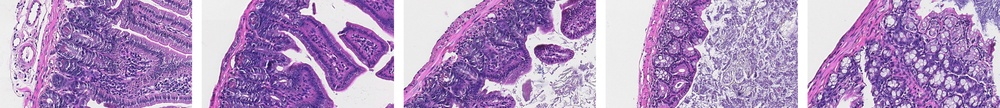
#> input picture 一些探索/病理探究/input_images/7769ba03d99521471e2df769214e7117.jpg, 1000 x 108 px, shrunk from 5159 x 558 before the run; its folder holds only this picture in this run
$ python pathology_analyzer.py
#> lines starting #> are read from the running program, lines starting #| are printed output that depends on the picture; after the words box and inside, x2 and y2 are one past the last pixel; in counts of white or black regions, pixels touching at a corner belong together
"""
病理图像炎症区域检测和标注工具
Pathology Image Inflammation Detection and Annotation Tool
"""

import cv2
import numpy as np
import os
from pathlib import Path
import matplotlib.pyplot as plt


class PathologyAnalyzer:
    def __init__(self, input_folder="input_images", output_folder="output_images"):
        """
        初始化病理分析器

        Args:
            input_folder: 输入图像文件夹路径
            output_folder: 输出图像文件夹路径
        """
        self.input_folder = Path(input_folder)
        self.output_folder = Path(output_folder)
        self.output_folder.mkdir(exist_ok=True)

    def detect_inflammation_regions(self, image):
        """
        检测炎症区域
        基于颜色和纹理特征识别可能的炎症损伤区域

        病理学特征：
        - 炎症区域通常呈现深紫色/紫红色（细胞密集）
        - 组织结构破坏、细胞浸润
        - 核密度增加

        Args:
            image: BGR格式的输入图像

        Returns:
            mask: 二值化的炎症区域掩码
            intensity_map: 炎症强度热图
        """
        # 转换到HSV色彩空间，更好地分析颜色
        hsv = cv2.cvtColor(image, cv2.COLOR_BGR2HSV)

        # 定义紫色/紫红色范围（炎症细胞密集区域）
        # 调整这些参数可以优化检测效果
        lower_purple1 = np.array([120, 30, 30])
        upper_purple1 = np.array([160, 255, 255])

        lower_purple2 = np.array([140, 50, 50])
        upper_purple2 = np.array([180, 255, 200])

        # 创建紫色区域掩码
        mask1 = cv2.inRange(hsv, lower_purple1, upper_purple1)
        mask2 = cv2.inRange(hsv, lower_purple2, upper_purple2)
        purple_mask = cv2.bitwise_or(mask1, mask2)

        # 转换到灰度图，分析密度
        gray = cv2.cvtColor(image, cv2.COLOR_BGR2GRAY)

        # 检测暗色区域（高密度细胞区域）
        _, dark_mask = cv2.threshold(gray, 180, 255, cv2.THRESH_BINARY_INV)

        # 结合颜色和密度信息
        combined_mask = cv2.bitwise_and(purple_mask, dark_mask)

        # 形态学操作去除噪声
        kernel = np.ones((5, 5), np.uint8)
        combined_mask = cv2.morphologyEx(combined_mask, cv2.MORPH_CLOSE, kernel)
        combined_mask = cv2.morphologyEx(combined_mask, cv2.MORPH_OPEN, kernel)

        # 计算炎症强度（基于颜色深度和区域大小）
        intensity_map = cv2.GaussianBlur(combined_mask.astype(np.float32), (21, 21), 0)

        return combined_mask, intensity_map

    def find_severe_regions(self, mask, intensity_map, min_area=500):
        """
        找出严重炎症区域的中心点

        Args:
            mask: 炎症区域掩码
            intensity_map: 炎症强度图
            min_area: 最小区域面积阈值

        Returns:
            centers: 严重炎症区域的中心点列表 [(x, y, severity), ...]
        """
        # 查找连通区域
        num_labels, labels, stats, centroids = cv2.connectedComponentsWithStats(mask, connectivity=8)

        centers = []
        for i in range(1, num_labels):  # 跳过背景（标签0）
            area = stats[i, cv2.CC_STAT_AREA]

            if area > min_area:
                x, y = int(centroids[i][0]), int(centroids[i][1])

                # 计算该区域的平均炎症强度
                region_mask = (labels == i).astype(np.uint8)
                severity = cv2.mean(intensity_map, mask=region_mask)[0]

                centers.append((x, y, severity, area))

        # 按严重程度排序
        centers.sort(key=lambda x: x[2] * x[3], reverse=True)

        return centers

    def draw_custom_arrow(self, image, start_point, end_point, color, thickness=2):
        """
        绘制自定义的医学风格箭头（类似病理图中的标注箭头）

        Args:
            image: 图像
            start_point: 箭头起点 (x, y)
            end_point: 箭头终点 (x, y)
            color: 颜色 BGR
            thickness: 线条粗细
        """
        # 计算箭头方向
        dx = end_point[0] - start_point[0]
        dy = end_point[1] - start_point[1]
        angle = np.arctan2(dy, dx)

        # 箭头长度
        arrow_length = np.sqrt(dx**2 + dy**2)

        # 绘制箭头主干（实心线）
        cv2.line(image, start_point, end_point, color, thickness, cv2.LINE_AA)

        # 箭头头部参数
        arrow_head_length = min(20, arrow_length * 0.3)  # 箭头头部长度
        arrow_head_width = 12  # 箭头头部宽度

        # 计算箭头头部的三个顶点
        # 箭头尖端就是终点
        tip = end_point

        # 左侧点
        left_x = int(end_point[0] - arrow_head_length * np.cos(angle) - arrow_head_width/2 * np.sin(angle))
        left_y = int(end_point[1] - arrow_head_length * np.sin(angle) + arrow_head_width/2 * np.cos(angle))

        # 右侧点
        right_x = int(end_point[0] - arrow_head_length * np.cos(angle) + arrow_head_width/2 * np.sin(angle))
        right_y = int(end_point[1] - arrow_head_length * np.sin(angle) - arrow_head_width/2 * np.cos(angle))

        # 绘制实心三角形箭头头部
        arrow_head_points = np.array([tip, (left_x, left_y), (right_x, right_y)], dtype=np.int32)
        cv2.fillPoly(image, [arrow_head_points], color, cv2.LINE_AA)

    def draw_arrows(self, image, centers, max_arrows=3):
        """
        在图像上绘制指向炎症区域的红色箭头（医学病理图风格）

        Args:
            image: 原始图像
            centers: 炎症中心点列表
            max_arrows: 最多绘制的箭头数量

        Returns:
            annotated_image: 标注后的图像
        """
        annotated = image.copy()
        h, w = image.shape[:2]

        # 只标注最严重的几个区域
        for idx, (x, y, severity, area) in enumerate(centers[:max_arrows]):
            # 计算箭头起点（紧凑型，短箭头，靠近目标）
            # 根据区域位置选择合适的箭头方向
            arrow_distance = 60  # 箭头长度（从起点到终点的距离）

            if x < w // 3:
                # 左侧区域，箭头从左指向右
                start_x, start_y = x - arrow_distance, y
            elif x > 2 * w // 3:
                # 右侧区域，箭头从右指向左
                start_x, start_y = x + arrow_distance, y
            elif y < h // 3:
                # 上方区域，箭头从上指向下
                start_x, start_y = x, y - arrow_distance
            else:
                # 下方区域，箭头从下指向上
                start_x, start_y = x, y + arrow_distance

            # 确保起点在图像范围内
            start_x = max(20, min(w - 20, start_x))
            start_y = max(20, min(h - 20, start_y))

            # 箭头颜色 - 纯黑色医学标注风格
            arrow_color = (0, 0, 0)  # 黑色箭头
            outline_color = (255, 255, 255)  # 白色轮廓（增强可见性）

            # 绘制白色轮廓箭头（增强对比度）
            self.draw_custom_arrow(annotated, (start_x, start_y), (x, y), outline_color, thickness=4)

            # 绘制黑色箭头主体
            self.draw_custom_arrow(annotated, (start_x, start_y), (x, y), arrow_color, thickness=2)

        return annotated

    def process_image(self, image_path, max_arrows=3, show_debug=False):
        """
        处理单张图像

        Args:
            image_path: 图像文件路径
            max_arrows: 最多标注的箭头数量
            show_debug: 是否显示调试信息

        Returns:
            annotated_image: 标注后的图像
        """
        # 读取图像
        image = cv2.imread(str(image_path))
        if image is None:
            print(f"无法读取图像: {image_path}")
            return None

        print(f"处理图像: {image_path.name}")

        # 检测炎症区域
        mask, intensity_map = self.detect_inflammation_regions(image)

        # 查找严重区域
        centers = self.find_severe_regions(mask, intensity_map)
        print(f"  检测到 {len(centers)} 个可能的炎症区域")

        # 绘制箭头
        annotated = self.draw_arrows(image, centers, max_arrows)

        # 保存结果
        output_path = self.output_folder / f"annotated_{image_path.name}"
        cv2.imwrite(str(output_path), annotated)
        print(f"  已保存到: {output_path}")

        # 调试模式：显示中间结果
        if show_debug:
            debug_output = self.output_folder / f"debug_{image_path.name}"
            fig, axes = plt.subplots(2, 2, figsize=(15, 15))

            axes[0, 0].imshow(cv2.cvtColor(image, cv2.COLOR_BGR2RGB))
            axes[0, 0].set_title('Original Image')
            axes[0, 0].axis('off')

            axes[0, 1].imshow(mask, cmap='gray')
            axes[0, 1].set_title('Inflammation Mask')
            axes[0, 1].axis('off')

            axes[1, 0].imshow(intensity_map, cmap='hot')
            axes[1, 0].set_title('Intensity Map')
            axes[1, 0].axis('off')

            axes[1, 1].imshow(cv2.cvtColor(annotated, cv2.COLOR_BGR2RGB))
            axes[1, 1].set_title('Annotated Result')
            axes[1, 1].axis('off')

            plt.tight_layout()
            plt.savefig(debug_output)
            plt.close()
            print(f"  调试图已保存到: {debug_output}")

        return annotated

    def process_all_images(self, max_arrows=3, show_debug=False):
        """
        处理输入文件夹中的所有图像

        Args:
            max_arrows: 每张图像最多标注的箭头数量
            show_debug: 是否生成调试图像
        """
        # 支持的图像格式
        image_extensions = ['.jpg', '.jpeg', '.png', '.bmp', '.tiff', '.tif']

        image_files = []
        for ext in image_extensions:
            image_files.extend(self.input_folder.glob(f'*{ext}'))
            image_files.extend(self.input_folder.glob(f'*{ext.upper()}'))

        if not image_files:
            print(f"在 {self.input_folder} 中没有找到图像文件")
            print(f"支持的格式: {', '.join(image_extensions)}")
            return

        print(f"找到 {len(image_files)} 张图像，开始处理...\n")

        for image_path in image_files:
            self.process_image(image_path, max_arrows, show_debug)
            print()

        print("=" * 50)
        print("处理完成！")
        print(f"标注后的图像已保存到: {self.output_folder}")


def main():
    """主函数"""
    print("=" * 50)
    print("病理图像炎症区域检测和标注工具")
    print("Pathology Inflammation Detection Tool")
    print("=" * 50)
    print()

    # 创建分析器实例
    analyzer = PathologyAnalyzer(
        input_folder="input_images",
        output_folder="output_images"
    )

    # 处理所有图像
    # max_arrows: 每张图最多标注几个区域（默认3个，符合医学图像标注标准）
    # show_debug: 是否生成包含中间步骤的调试图
    analyzer.process_all_images(max_arrows=3, show_debug=True)
#> in process_image, image is the input picture: shape (108, 1000, 3); mean B, G, R 192.6, 147.3, 176.3
#> in detect_inflammation_regions, `hsv = cv2.cvtColor(image, cv2.COLOR_BGR2HSV)`: hsv: shape (108, 1000, 3); mean H, S, V 122.6, 70.5, 193.1
#> in detect_inflammation_regions, `mask1 = cv2.inRange(hsv, lower_purple1, upper_purple1)`:
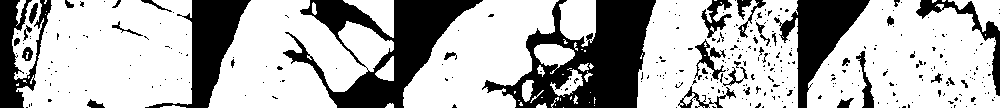
#> mask1: shape (108, 1000); 69.3% white; 324 black regions (285 under 20 px), largest, box (x1, y1, x2, y2) and area: (482, 0, 656, 108) 9209, (283, 0, 483, 108) 7965, (145, 0, 251, 108) 3967
#> in detect_inflammation_regions, `mask2 = cv2.inRange(hsv, lower_purple2, upper_purple2)`:
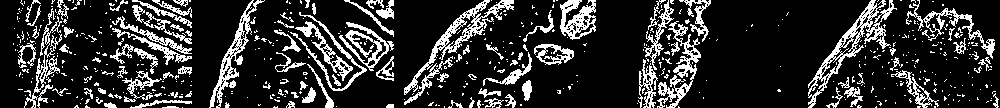
#> mask2: shape (108, 1000); 18.5% white in thin lines or dots
#> in detect_inflammation_regions, `gray = cv2.cvtColor(image, cv2.COLOR_BGR2GRAY)`:
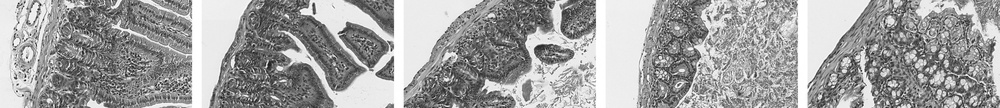
#> gray: shape (108, 1000); min 15, max 255, mean 161.2
#> in detect_inflammation_regions, `_, dark_mask = cv2.threshold(gray, 180, 255, cv2.THRESH_BINARY_INV)`: dark_mask: shape (108, 1000); 61.5% white; 1472 black regions (1403 under 20 px), largest, box (x1, y1, x2, y2) and area: (481, 0, 657, 108) 9490, (278, 0, 483, 108) 8419, (752, 0, 871, 108) 4482
#> in detect_inflammation_regions, `combined_mask = cv2.bitwise_and(purple_mask, dark_mask)`: combined_mask: shape (108, 1000); 61% white; 1467 black regions (1399 under 20 px), largest, box (x1, y1, x2, y2) and area: (481, 0, 657, 108) 9771, (278, 0, 483, 108) 8429, (675, 0, 871, 108) 7461
#> in detect_inflammation_regions, `combined_mask = cv2.morphologyEx(combined_mask, cv2.MORPH_CLOSE, kernel)`: combined_mask: shape (108, 1000); 72.7% white; 47 black regions (3 under 20 px), largest, box (x1, y1, x2, y2) and area: (504, 0, 656, 108) 7880, (314, 0, 480, 108) 7480, (186, 0, 250, 108) 3862
#> in detect_inflammation_regions, `combined_mask = cv2.morphologyEx(combined_mask, cv2.MORPH_OPEN, kernel)`: combined_mask: shape (108, 1000); 72% white; 29 black regions (2 under 20 px), largest, box (x1, y1, x2, y2) and area: (485, 0, 656, 108) 9170, (301, 0, 480, 108) 7622, (781, 0, 869, 108) 3940
#> in find_severe_regions, `num_labels, labels, stats, centroids = cv2.connectedComponentsWithStat..`:
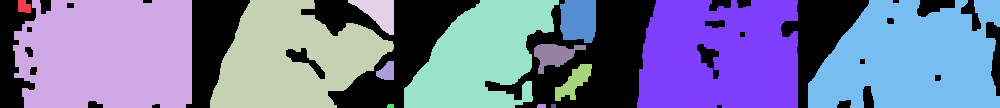
#> labels: shape (108, 1000) int32; 15 distinct labels, from 0 to 14; one colour per label, 0 black
#> in find_severe_regions, `num_labels, labels, stats, centroids = cv2.connectedComponentsWithStat..`: num_labels = 15; stats = 15 rows, first 6: [0, 0, 1000, 108, 30189], [18, 0, 13, 13, 141], [13, 0, 179, 108, 17817], [210, 0, 184, 108, 12985], [348, 0, 46, 35, 863], [404, 0, 155, 108, 10789]; centroids = 15 rows, first 8: [488.8, 48.05], [23.57, 6.3], [107.6, 54.01], [291.5, 58.1], [378.2, 12.05], [481.1, 56.31], [578.2, 19.64], [719.6, 56.01]
#> the loop in find_severe_regions, `for i in range(1, num_labels):` made 14 passes
#> (area, x, y, severity) on passes 2, 3, 4, 5, 6, 7, 8, 9, 11: (17817, 107, 54, 246.6), (12985, 291, 58, 242.3), (863, 378, 12, 217.1), (10789, 481, 56, 242.2), (1386, 578, 19, 226.8), (15616, 719, 56, 244.2), (16431, 911, 58, 244.3), (810, 554, 54, 194.8), (647, 573, 81, 186.8)
#> area on passes 1, 10, 12, 13, 14: 141, 244, 27, 35, 20
#> pass 3, in find_severe_regions, `region_mask = (labels == i).astype(np.uint8)`:
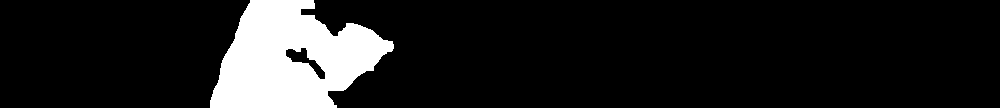
#> region_mask: shape (108, 1000); values 0 (black) and 1 (white), 12% white; 1 white region, box (x1, y1, x2, y2) and area: (210, 0, 394, 108) 12985
#> after the loop in find_severe_regions, `for i in range(1, num_labels):`: centers = [(107, 54, 246.6, 17817), (291, 58, 242.3, 12985), (378, 12, 217.1, 863), (481, 56, 242.2, 10789), (578, 19, 226.8, 1386), (719, 56, 244.2, 15616), (911, 58, 244.3, 16431), (554, 54, 194.8, 810), (573, 81, 186.8, 647)]
#> in process_image, `centers = self.find_severe_regions(mask, intensity_map)`: centers = [(107, 54, 246.6, 17817), (911, 58, 244.3, 16431), (719, 56, 244.2, 15616), (291, 58, 242.3, 12985), (481, 56, 242.2, 10789), (578, 19, 226.8, 1386), (378, 12, 217.1, 863), (554, 54, 194.8, 810), (573, 81, 186.8, 647)]
#|   检测到 9 个可能的炎症区域
#> the loop in draw_arrows, `for idx, (x, y, severity, area) in enumerate(centers[:max_arrows]):` made 3 passes
#> (x, y, severity, area, start_x, start_y) on passes 1 to 3: (107, 54, 246.6, 17817, 47, 54), (911, 58, 244.3, 16431, 971, 58), (719, 56, 244.2, 15616, 779, 56)
#> after the loop in draw_arrows, `for idx, (x, y, severity, area) in enumerate(centers[:max_arrows]):`:
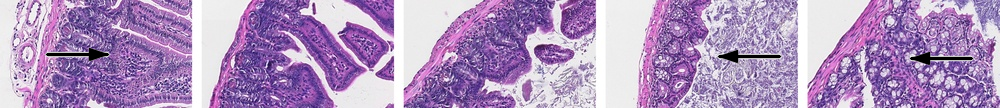
#> annotated: shape (108, 1000, 3); 1.41% of pixels changed, all inside (x1, y1, x2, y2) = (44, 47, 975, 66)
#> in process_image, `plt.savefig(debug_output)`:
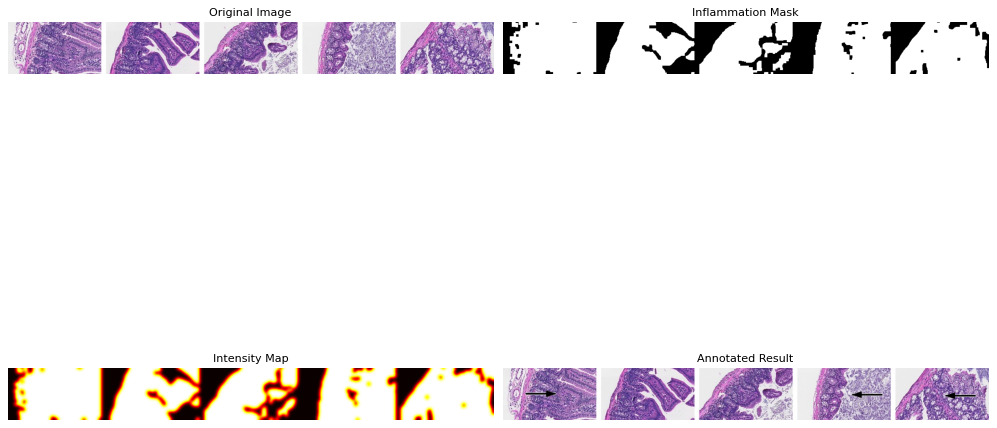
#> figure drawn by matplotlib, 4 panels


if __name__ == "__main__":
    main()
